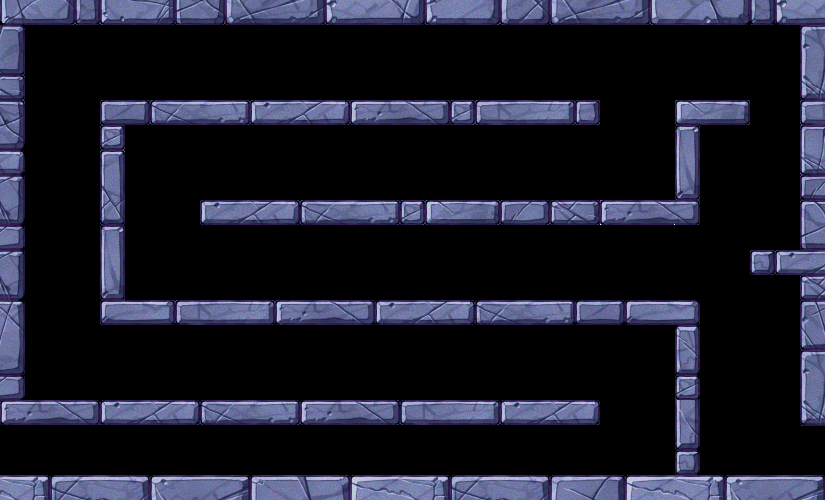

This game map was drawn from its Tiled (.tmx) file and the tilesets committed beside it. A one-line description and the full map source follow:
An orthogonal 33x20 tile map with 25x25 px tiles, 1 tile layer (Tile Layer 1) and 11 objects (7x Gem, PlayerStart, Door, EnemyR21, EnemyR02).

<map version="1.10" tiledversion="1.10.2" orientation="orthogonal" renderorder="right-down" width="33" height="20" tilewidth="25" tileheight="25" infinite="0" nextlayerid="3" nextobjectid="17">
 <properties>
  <property name="Background" value="bg_castle" />
  <property name="Background Offset Y" type="int" value="0" />
  <property name="biome" value="castle" />
 </properties>
 <tileset firstgid="1" source="castle.tsx" />
 <layer id="1" name="Tile Layer 1" width="33" height="20">
  <data encoding="csv">
136,137,138,139,140,141,142,143,144,145,146,147,148,149,150,151,152,153,154,155,156,235,236,237,238,239,240,241,242,243,244,245,246,
175,176,177,178,179,180,181,182,183,184,185,186,187,188,189,190,191,192,193,194,195,274,275,276,277,278,279,280,281,282,283,284,285,
214,215,216,217,218,219,220,221,222,223,224,225,226,227,228,229,230,231,232,233,234,313,314,315,316,317,318,319,320,321,322,323,324,
1303,1304,1305,1306,1307,1308,1309,1310,1311,1312,1313,1314,1315,1316,1317,1318,1319,1320,1321,1322,1323,1324,1325,1326,1177,0,0,1528,1529,1530,1531,1532,1533,
1342,1343,1344,1345,1346,1347,1348,1349,1350,1351,1352,1353,1354,1355,1356,1357,1358,1359,1360,1361,1362,1363,1364,1365,1216,0,0,1567,1568,1569,1570,1571,1572,
1381,1382,1383,1384,1385,1386,1387,1388,1389,1390,1391,1392,1393,1394,1395,1396,1397,1398,1399,1400,1401,1402,1403,1404,1255,0,0,1606,1607,1608,1609,1610,1611,
1672,1673,1674,1675,1676,1677,1756,1757,1758,1759,1760,1761,1762,1763,1764,1765,1766,1767,1768,1769,1770,1771,1772,1773,1774,1775,1776,1777,1778,1779,1780,1781,1782,
1711,1712,1713,1714,1715,1716,1795,1796,1797,1798,1799,1800,1801,1802,1803,1804,1805,1806,1807,1808,1809,1810,1811,1812,1813,1814,1815,1816,1817,1818,1819,1820,1821,
1750,1751,1752,1753,1754,1755,1834,1835,1836,1837,1838,1839,1840,1841,1842,1843,1844,1845,1846,1847,1848,1849,1850,1851,1852,1853,1854,1855,1856,1857,1858,1859,1860,
2371,2372,2373,2374,2375,2376,1786,1787,1788,2377,2378,2379,2377,2378,2379,2377,2378,2379,2377,2378,2379,2377,2378,2379,2377,2378,2379,2377,1609,0,1906,1907,1908,
2410,2411,2412,2413,2414,2415,0,0,0,0,0,0,0,0,0,0,0,0,0,0,0,0,0,0,0,0,0,0,0,0,1945,1946,1947,
2449,2450,2451,2452,2453,2454,0,0,0,0,0,0,0,0,0,0,0,0,0,0,0,0,0,0,0,0,0,0,0,0,1984,1985,1986,
3163,3164,0,3055,3056,3057,3058,3059,3060,3061,3062,3063,3064,3065,3066,3067,3068,3069,3070,3071,3072,3073,3074,3075,3076,3077,3078,2962,2963,0,2956,2957,2958,
3202,3203,0,3094,3095,3096,3097,3098,3099,3100,3101,3102,3103,3104,3105,3106,3107,3108,3109,3110,3111,3112,3113,3114,3115,3116,3117,3001,3002,0,2995,2996,2997,
3241,3242,0,0,0,0,0,0,0,0,0,0,0,0,0,0,0,0,0,0,0,0,0,0,0,0,0,3040,3041,0,3034,3035,3036,
3289,3290,3291,3292,3293,3294,3295,3296,3297,3298,3299,3300,3301,3302,3303,3304,3305,3306,3307,3308,3309,3310,3311,3312,2365,0,0,3313,3314,0,3394,3395,3396,
3328,3329,3330,3331,3332,3333,3334,3335,3336,3337,3338,3339,3340,3341,3342,3343,3344,3345,3346,3347,3348,3349,3350,3351,2404,0,0,3352,3353,0,3433,3434,3435,
3367,3368,3369,3370,3371,3372,3373,3374,3375,3376,3377,3378,3379,3380,3381,3382,3383,3384,3385,3386,3387,3388,3389,3390,2443,0,0,3391,3392,0,3472,3473,3474,
3760,3761,3762,3763,3764,3765,3766,3767,3768,3769,3770,3771,3772,3773,3774,3775,3776,3777,3778,3779,3780,3781,3782,3783,3862,3863,3864,3865,3866,3867,3868,3869,3870,
3799,3800,3801,3802,3803,3804,3805,3806,3807,3808,3809,3810,3811,3812,3813,3814,3815,3816,3817,3818,3819,3820,3821,3822,3901,3902,3903,3904,3905,3906,3907,3908,3909
</data>
 </layer>
 <objectgroup id="2" name="Object Layer 1">
  <object id="1" name="PlayerStart" x="10" y="475">
   <point />
  </object>
  <object id="2" name="Door" x="800" y="425">
   <point />
  </object>
  <object id="3" name="Gem" x="338.667" y="399.333">
   <point />
  </object>
  <object id="8" name="Gem" x="516.667" y="97.3333">
   <point />
  </object>
  <object id="9" name="Gem" x="423.333" y="198">
   <point />
  </object>
  <object id="10" name="Gem" x="276" y="299.333">
   <point />
  </object>
  <object id="11" name="Gem" x="648" y="298.667">
   <point />
  </object>
  <object id="12" name="Gem" x="712" y="97.3333">
   <point />
  </object>
  <object id="13" name="Gem" x="775.333" y="250">
   <point />
  </object>
  <object id="15" name="EnemyR21" x="555.754" y="94.2408">
   <point />
  </object>
  <object id="16" name="EnemyR02" x="725.739" y="171.747">
   <point />
  </object>
 </objectgroup>
</map>
